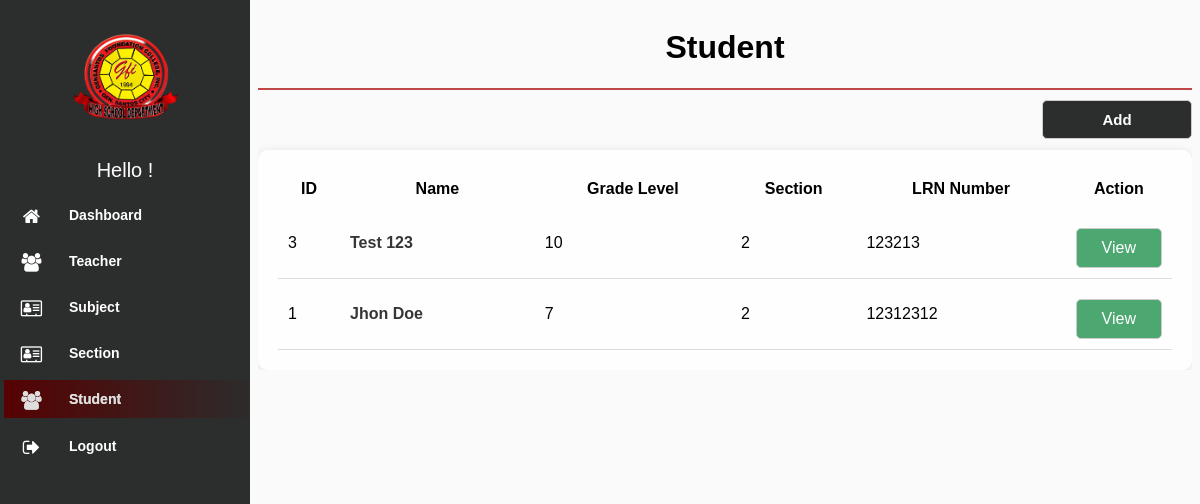
Page /modules/Student/index.php (signed in) on the earlier database version.
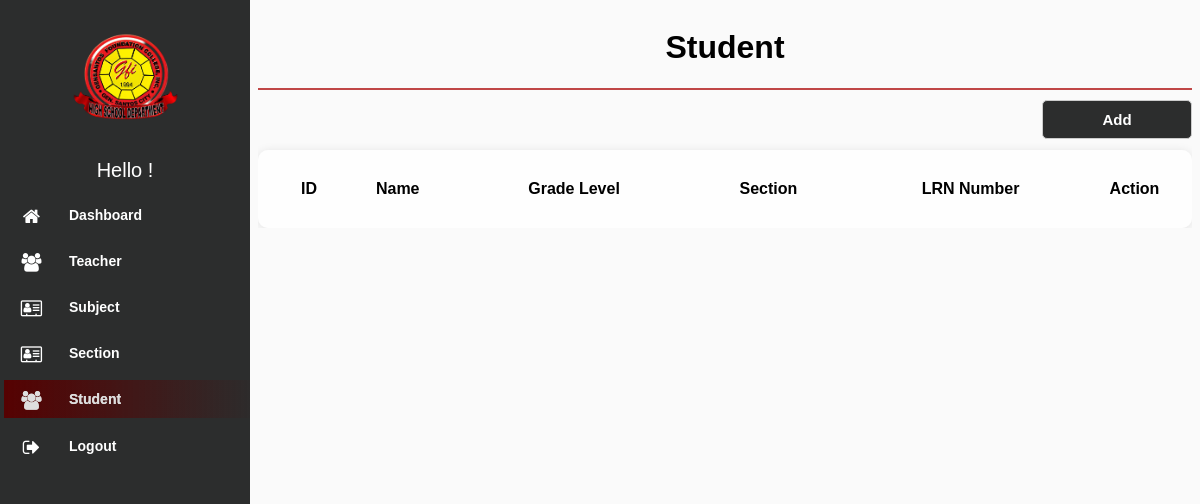
Same page on the later database version.
### tables this page shows
CREATE TABLE `student` (
  `id` int(11) NOT NULL,
  `first_name` varchar(100) NOT NULL,
  `middle_name` varchar(100) DEFAULT NULL,
  `last_name` varchar(100) NOT NULL,
  `suffix` varchar(20) DEFAULT NULL,
  `gender` enum('Male','Female') NOT NULL,
  `age` int(11) NOT NULL,
  `address` varchar(255) NOT NULL,
  `contact_number` varchar(20) NOT NULL,
  `birthdate` date NOT NULL,
  `birthplace` varchar(255) NOT NULL,
  `nationality` varchar(100) NOT NULL,
  `religion` varchar(100) NOT NULL,
  `father_name` varchar(100) DEFAULT NULL,
  `father_occupation` varchar(100) DEFAULT NULL,
  `father_contact` varchar(20) DEFAULT NULL,
  `mother_name` varchar(100) DEFAULT NULL,
  `mother_occupation` varchar(100) DEFAULT NULL,
  `mother_contact` varchar(20) DEFAULT NULL,
  `guardian_name` varchar(100) DEFAULT NULL,
  `guardian_contact` varchar(20) DEFAULT NULL,
  `elementary_name` varchar(255) DEFAULT NULL,
  `elementary_address` varchar(255) DEFAULT NULL,
  `elementary_year` varchar(4) DEFAULT NULL,
  `email` varchar(255) NOT NULL,
  `grade_level` varchar(50) NOT NULL,
  `lrn_number` varchar(50) NOT NULL,
  `section` varchar(100) NOT NULL,
  `grade7_section` varchar(100) DEFAULT NULL,
  `grade8_section` varchar(100) DEFAULT NULL,
  `grade9_section` varchar(100) DEFAULT NULL,
  `grade10_section` varchar(100) DEFAULT NULL,
  `username` varchar(255) NOT NULL,
  `password` varchar(255) NOT NULL,
  `del_status` varchar(100) NOT NULL
);

### modules/Student/index.php (the view, shortened to what this page needs)
<!DOCTYPE html>
<html lang="en">
<head>
    <link rel="stylesheet" type="text/css" href="../../assets/css/font-awesome-4.7.0/css/menu.css">
    <link rel="stylesheet" type="text/css" href="../../assets/css/font-awesome-4.7.0/css/style.css">
    <link rel="stylesheet" type="text/css" href="../../assets/css/font-awesome-4.7.0/css/font-awesome.min.css"
        rel="stylesheet">
    <link rel="stylesheet" href="../../assets/css/jquery.dataTables.min.css">
</head>
<body>
    <?php
$page = 'Student';
include "../../navbar.php";
include "../../db_conn.php";
 ?>
        <div class="content">
            <div class="header">
                <h1><?php if ($page) {echo $page;} ?></h1>
            </div>
            <div class="search-box">
                <a href="./add.php"><button>Add</button></a>
            </div>
            <div class="table_wrap">
            <table id="example" class="data list">
                <thead>
                    <th style="width: 60px;">ID</th>
                    <th>Name</th>
                    <th>Grade Level</th>
                    <th>Section</th>
                    <th>LRN Number</th>
                    <th style="width: 55px;">Action</th>
                </thead>
                <?php
                $squery = mysqli_query($conn, "SELECT * FROM student WHERE del_status != 'deleted' ORDER BY grade_level;");
                while ($row = mysqli_fetch_array($squery)) {
                ?>
                <tr class="table-row">
                    <td><?php echo $row['id']; ?></td>
                    <td>
                        <div class="profile">
                        <span class="name"><?php echo $row['first_name'] . " " . $row['last_name']; ?></span>
                        </div>
                    </td>
                    <td><?php echo $row['grade_level']; ?></td>
                    <td><?php echo $row['section']; ?></td>
                    <td><?php echo $row['lrn_number']; ?></td>
                    <td>
                        <a class="view" href="edit.php?id=<?php echo $row['id']; ?>">
                        View
                        </a>
                    </td>
                </tr>
                <?php }?>
            </table>
            </div>
        </div>
</body>
</html>

Differences in the rows shown:
removed student: id "3", first_name "Test", last_name "123", grade_level "10", section "2", lrn_number "123213"
removed student: id "1", first_name "Jhon", last_name "Doe", grade_level "7", section "2", lrn_number "12312312"
